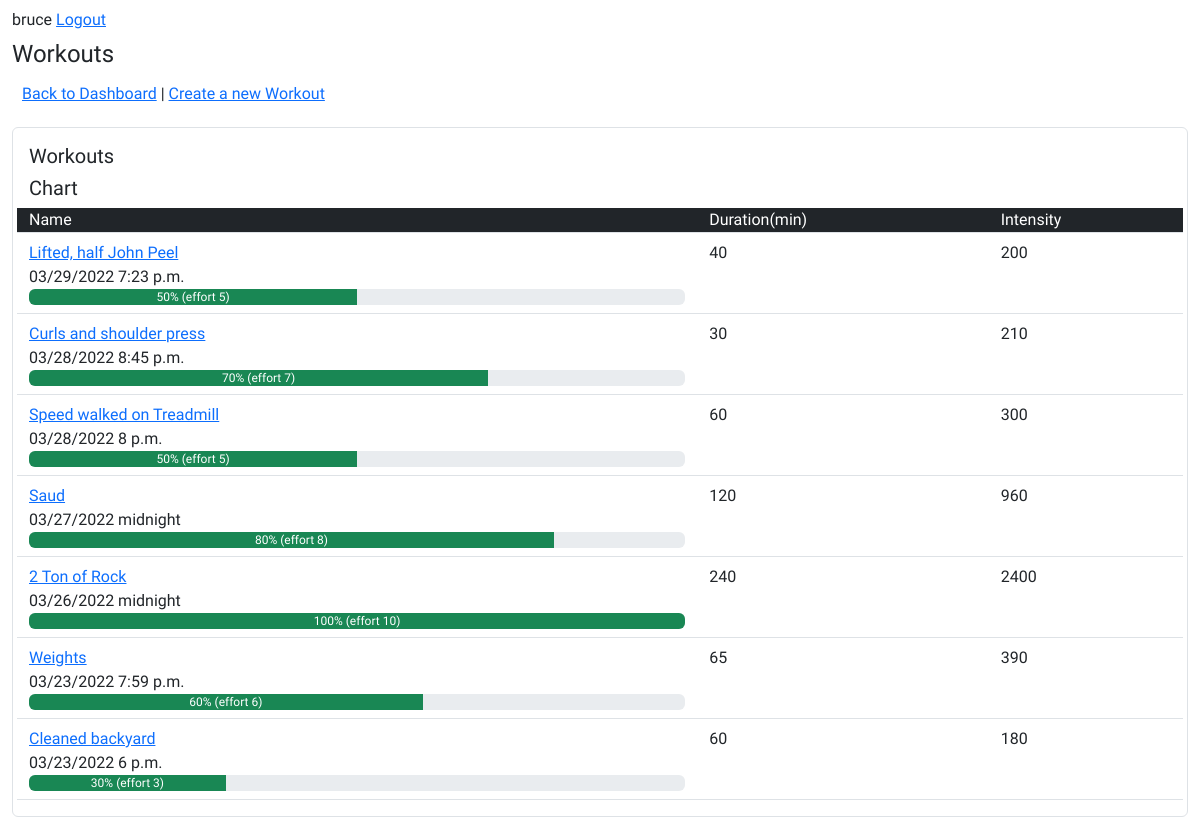
Before: /workouts/ (signed in) with the older database file.
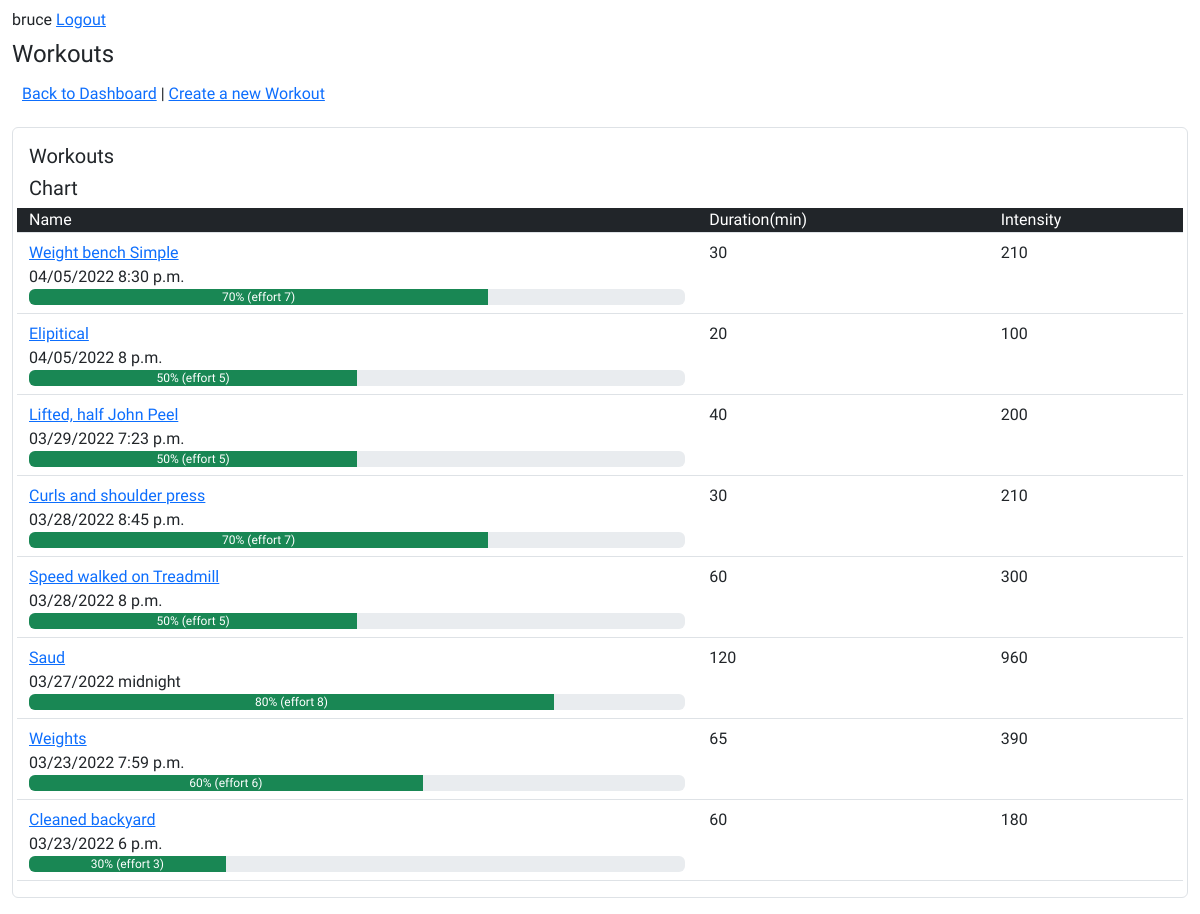
After: the same page with the newer database file.
### workouts/models.py (models this page shows)
class Workout(FitnessModel):
    objects = WorkoutManager()
    history = HistoricalRecords()
    profile = models.ForeignKey(
        Profile, on_delete=models.CASCADE, related_name="workouts"
    )
    name = models.CharField(max_length=255)
    workout_datetime = models.DateTimeField()
    duration = models.IntegerField(default=0)
    effort = models.IntegerField(default=5, choices=((x, str(x)) for x in range(1, 11)))
    description = models.TextField(blank=True)
    def pct(self):
        return int(round(100.0 * (self.effort / 10.0), 0))
    def intensity(self):
        return self.duration * self.effort

### workouts/views.py (the view)
# urls.py: path("", views.HomeView.as_view(), name="home"),
class HomeView(SecureView):
    def get(self, request):
        workouts = workouts_for_me(request.user)
        chart = request.user.profile.workouts.chart_data
        return render(
            request,
            "workouts/home.html",
            {
                "workouts": workouts,
                "chart": chart,
            },
        )

### workouts/models.py (called while the page is built)
    def chart_data(self):
        self.annotate(
            month=TruncDay("workout_datetime", tzinfo=timezone.tzinfo)
        ).values("month").annotate(total=Sum(F("duration") * F("effort")))

### workouts/views.py (called while the page is built)
def workouts_for_me(user):
    return user.profile.workouts.order_by("-workout_datetime")

### workouts/templates/workouts/home.html (shortened to what this page needs)
{% extends 'layout.html' %}
{% block body %}
  <h4>Workouts</h4>
  <div class="menu-wrapper">
  <a href="{% url 'dashboard:home'%}">Back to Dashboard</a> |
  <a href="{% url 'workouts:create_workout' %}">Create a new Workout</a>
  </div>
  <div class="border my-3 p-3  rounded">
  <h5>Workouts</h5>
  {% if workouts  %}
  <h5>Chart</h5>
  <div>
    <div class="row border-bottom bg-dark text-white">
        <div class="col-md-7">Name</div>
        <div class="col-md-3">Duration(min)</div>
        <div class="col-md-2">Intensity</div>
      </div>
    {% for w in workouts %}
      <div class="row border-bottom py-2">
          <div class="col-md-7">
            <a href="{% url 'workouts:update_workout' w.id %}">{{ w.name }}</a>
            <div>{{ w.workout_datetime | date:"SHORT_DATETIME_FORMAT"}}</div>
            <div class="progress">
              <div class="progress-bar bg-success" role="progressbar" style="width: {{w.pct}}%" aria-valuenow="25" aria-valuemin="0" aria-valuemax="100">
                {{w.pct}}%  (effort {{w.effort}})
              </div>
            </div>
          </div>
          <div class="col-md-3">{{ w.duration }}</div>
          <div class="col-md-2">{{ w.intensity }}</div>
      </div>
    {% endfor %}
  {% else %}
    <h2 class="text-muted">Let's create a new workout today!</h2>
  {% endif %}
</div>
{% endblock body %}

### templates/layout.html (shortened to what this page needs)
{% load bootstrap5 %}
{% load static %}
<!doctype html>
<html lang="en">
<head>
  {% bootstrap_css %}
  <link rel="stylesheet" type="text/css" href="{% static 'base.css' %}">
  <link rel="stylesheet" href="{% static 'flatpickr.min.css'%}">
</head>
<body>
  <div id="main" class="container-fluid">
    {% if view.template_name != "registration/login.html"  %}
    {% include '_signon.html' %}
    {% endif %}
    {% block body %}{% endblock body %}
  </div>
</body>
</html>

### templates/_signon.html
<div class="my-2">
{% if user.is_authenticated %}
 {{user.username}} <a href="{% url 'logout' %}">Logout</a>
{% else %}
<a href="{% url 'login' %}">Login</a>
{% endif %}
</div>

### static/base.css (style rules this page uses)
.menu-wrapper { padding: 5px; margin: 5px; }
body { font-family: 'Libre Franklin', sans-serif; font-size: 1.0rem; }

Changed rows visible on the page:
removed Workout: name "2 Ton of Rock", workout_datetime "03/26/2022 midnight", pct "100", effort "10", duration "240", intensity "2400"
added Workout: name "Weight bench Simple", workout_datetime "04/05/2022 8:30 p.m.", pct "70", effort "7", duration "30", intensity "210"
added Workout: name "Elipitical", workout_datetime "04/05/2022 8 p.m.", pct "50", effort "5", duration "20", intensity "100"
